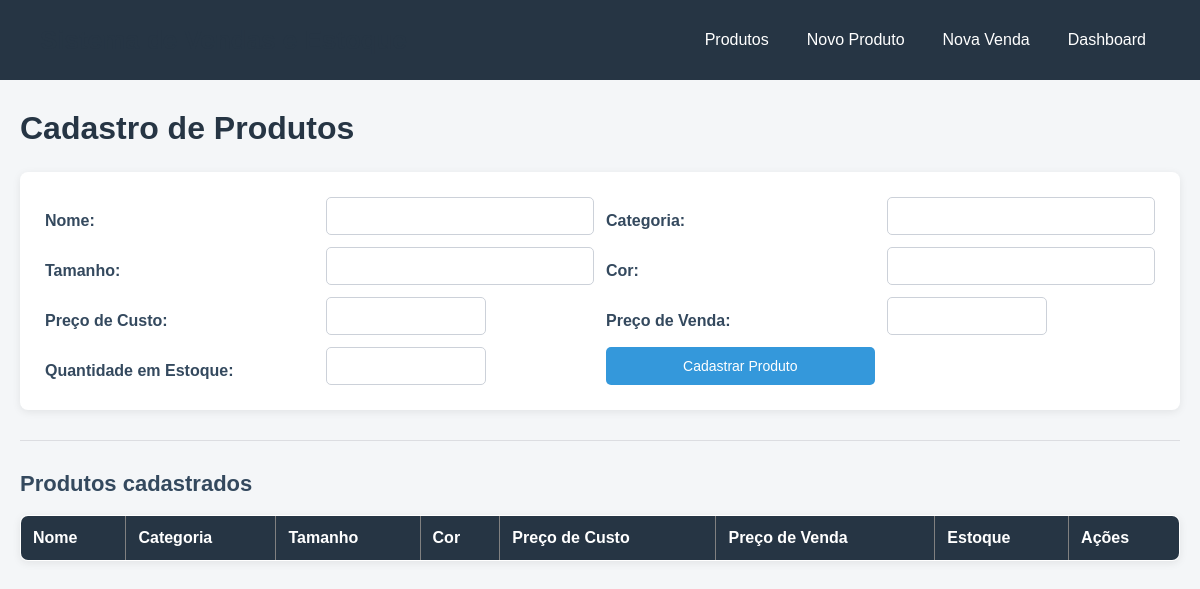
/produtos, run on an earlier commit of the app's database.
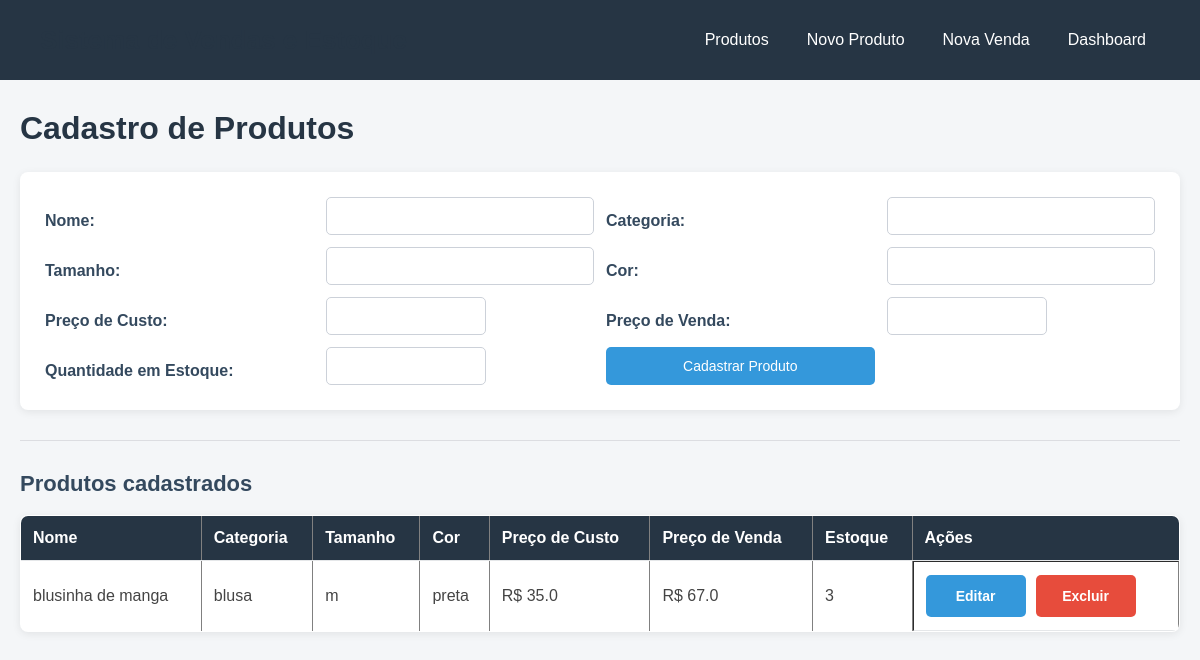
And on a later commit of the database.
### tables this page shows
CREATE TABLE produtos (
    id INTEGER PRIMARY KEY AUTOINCREMENT,
    nome TEXT NOT NULL,
    categoria TEXT,
    tamanho TEXT,
    cor TEXT,
    preco_custo REAL,
    preco_venda REAL NOT NULL,
    quantidade_estoque INTEGER NOT NULL DEFAULT 0,
    ativo INTEGER DEFAULT 1,
    criado_em TEXT DEFAULT CURRENT_TIMESTAMP
);

### app.py (the view)
@app.route("/produtos")
def listar_produtos():
    conn = get_connection()
    produtos = conn.execute(
        "SELECT * FROM produtos WHERE ativo = 1 ORDER BY nome"
    ).fetchall()
    conn.close()
    return render_template("produtos.html", produtos=produtos)

### database.py (called while the page is built)
def get_connection():
    conn = sqlite3.connect(DB_PATH)
    conn.row_factory = sqlite3.Row  # permite acessar por nome de coluna
    conn.execute("PRAGMA foreign_keys = ON")
    return conn

### templates/produtos.html
{% extends "base.html" %}
{% block content %}
<h1>{{ "Editar Produto" if editar else "Cadastro de Produtos" }}</h1>
<form method="POST" action="{% if editar %}{{ url_for('editar_produto', id=produto.id) }}{% else %}{{ url_for('novo_produto') }}{% endif %}">
    <label>Nome:</label>
    <input type="text" name="nome" value="{{ produto.nome if editar else '' }}" required>
    <label>Categoria:</label>
    <input type="text" name="categoria" value="{{ produto.categoria if editar else '' }}" required>
    <label>Tamanho:</label>
    <input type="text" name="tamanho" value="{{ produto.tamanho if editar else '' }}">
    <label>Cor:</label>
    <input type="text" name="cor" value="{{ produto.cor if editar else '' }}">
    <label>Preço de Custo:</label>
    <input type="number" name="preco_custo" step="0.01" value="{{ produto.preco_custo if editar else '' }}" required>
    <label>Preço de Venda:</label>
    <input type="number" name="preco_venda" step="0.01" value="{{ produto.preco_venda if editar else '' }}" required>
    <label>Quantidade em Estoque:</label>
    <input type="number" name="quantidade_estoque" min="0" value="{{ produto.quantidade_estoque if editar else '' }}" required>
    <button type="submit">{{ "Salvar alterações" if editar else "Cadastrar Produto" }}</button>
</form>
<hr>
<h2>Produtos cadastrados</h2>
<table border="1">
    <thead>
        <tr>
            <th>Nome</th>
            <th>Categoria</th>
            <th>Tamanho</th>
            <th>Cor</th>
            <th>Preço de Custo</th>
            <th>Preço de Venda</th>
            <th>Estoque</th>
            <th>Ações</th>
        </tr>
    </thead>
    <tbody>
        {% for produto in produtos %}
        <tr>
            <td>{{ produto.nome }}</td>
            <td>{{ produto.categoria }}</td>
            <td>{{ produto.tamanho }}</td>
            <td>{{ produto.cor }}</td>
            <td>R$ {{ produto.preco_custo }}</td>
            <td>R$ {{ produto.preco_venda }}</td>
            <td>{{ produto.quantidade_estoque }}</td>
            <td>
                <a href="{{ url_for('editar_produto', id=produto.id) }}">Editar</a>
                <form method="POST" action="{{ url_for('excluir_produto', id=produto.id) }}" style="display:inline">
                    <button type="submit" onclick="return confirm('Excluir este produto?')">Excluir</button>
                </form>
            </td>
        </tr>
        {% endfor %}
    </tbody>
</table>
{% endblock %}

### templates/base.html (shortened to what this page needs)
<!DOCTYPE html>
<html lang="pt-BR">
<head>
    <link rel="stylesheet"
        href="{{ url_for('static', filename='layout.css') }}">
</head>
<body>
    <header>
        <h1>Sistema de Vendas e Estoque</h1>
        <nav>
            <a href="{{ url_for('listar_produtos') }}">
                Produtos
            </a>
            <a href="{{ url_for('novo_produto') }}">
                Novo Produto
            </a>
            <a href="{{ url_for('nova_venda') }}">
                Nova Venda
            </a>
            <a href="{{ url_for('dashboard') }}">
                Dashboard
            </a>
        </nav>
    </header>
    <main>
        {% block content %}
        {% endblock %}
    </main>
</body>
</html>

### static/layout.css (style rules this page uses)
* { box-sizing: border-box; }
body { margin: 0; font-family: Arial, Helvetica, sans-serif; background-color: #f4f6f8; color: #2c3e50; }
header { background-color: #263544; color: white; padding: 22px 40px; display: flex; align-items: center; justify-content: space-between; }
header h1 { margin: 0; font-size: 26px; }
nav { display: flex; gap: 10px; }
nav a { color: #ffffff; text-decoration: none; padding: 9px 14px; border-radius: 5px; transition: 0.2s; }
main { max-width: 1200px; margin: 30px auto; padding: 0 20px 40px 20px; }
h1 { color: #263544; margin-top: 0; margin-bottom: 25px; }
h2 { color: #34495e; margin-top: 30px; margin-bottom: 18px; font-size: 22px; }
form { background-color: white; padding: 25px; border-radius: 8px; box-shadow: 0 2px 8px rgba(0, 0, 0, 0.08); }
main > form { display: grid; grid-template-columns: repeat(4, 1fr); gap: 12px; align-items: end; }
label { display: block; margin-bottom: 5px; font-weight: bold; color: #34495e; }
input, select { width: 100%; padding: 10px; border: 1px solid #ccd1d9; border-radius: 5px; font-size: 14px; background-color: white; transition: 0.2s; }
button { background-color: #3498db; color: white; border: none; padding: 11px 18px; border-radius: 5px; font-size: 14px; cursor: pointer; transition: 0.2s; }
form[style*="display:inline"] button { background-color: #e74c3c; padding: 8px 12px; }
table { width: 100%; border-collapse: collapse; background-color: white; border-radius: 8px; overflow: hidden; box-shadow: 0 2px 8px rgba(0, 0, 0, 0.08); }
th { background-color: #263544; color: white; text-align: left; }
th, td { padding: 13px 12px; border-bottom: 1px solid #e5e7e9; }
td { color: #444; }
main a { color: #2980b9; text-decoration: none; font-weight: bold; }
main hr { border: none; border-top: 1px solid #dcdde1; margin: 30px 0; }
input[type="number"] { max-width: 160px; }
td:last-child { display: flex; align-items: center; gap: 10px; }
td:last-child a, td:last-child button { width: 100px; height: 42px; display: flex; align-items: center; justify-content: center; padding: 0; border-radius: 5px; font-size: 14px; font-weight: bold; text-decoration: none; }
td:last-child a { background-color: #3498db; color: white; }
td:last-child form { display: inline-block !important; padding: 0; background: none; box-shadow: none; }
td:last-child button { background-color: #e74c3c; }

What changed in the data, as far as the page shows it:
added produtos: nome "blusinha de manga", categoria "blusa", tamanho "m", cor "preta", preco_custo "35.0", preco_venda "67.0", quantidade_estoque "3"
